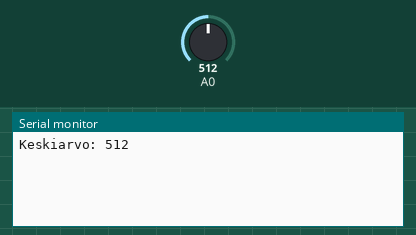
Simulated run of this sketch. Board: Arduino Uno, built with avr-gcc and run on an emulated ATmega328P. Parts: the last lines printed to the serial monitor. The test bench sets the inputs (shaded band); at power-on: A0 = 512.

Above: at 1.2 s.
1.3 s: A0 set to 716
At 1.3 s:
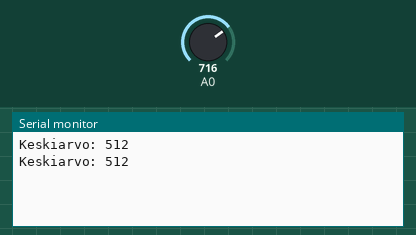
2.8 s: A0 set to 900
At 4.2 s:
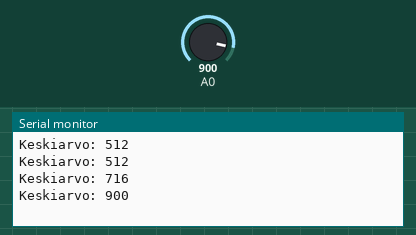
Timing chart, 0 to 5.8 s (numbered marks = the images above; inputs shaded):
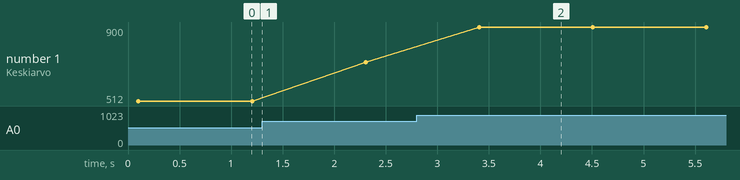

The sketch:

luento2tehtava2.ino
```cpp
int ADnaytteet[10]; // tähän tallennetaan 10 näytettä

void setup() {
  Serial.begin(9600); // Sarjayhteys
}

void loop() {
  // Kutsu aliohjelmaa ja tulosta sen palauttama keskiarvo
  int keskiarvo = lue10ADmuuntimenArvoaJaLaskeKeskiarvo();
  Serial.print("Keskiarvo: ");
  Serial.println(keskiarvo);

  delay(1000); // Luodaan tauko
}

int lue10ADmuuntimenArvoaJaLaskeKeskiarvo(void) {
  int summa = 0;

  // Luetaan 10 A/D-muuntimen arvoa ja tallennetaan ne taulukkoon ADnaytteet
  for (int i = 0; i < 10; i++) {
    ADnaytteet[i] = analogRead(A0); // Aktivoidaan portti analooginen portti A0.
    summa += ADnaytteet[i]; // Lisätään arvon summaan
    delay(10); // luodaan tauko/viive näytteiden ottamisen välillä.
  }

  // Lasketaan keskiarvo jakamalla summa 10:llä
  int keskiarvo = summa / 10;

  return keskiarvo; // Palautetaan keskiarvo kutsujalle
}
```

Measured:
- after the input at 2.8 s, the serial monitor: prints a new line after 0.61 s (image 2)
- plotted number 1: 512 → 716 after the input at 1.3 s, 716 → 900 after the input at 2.8 s
